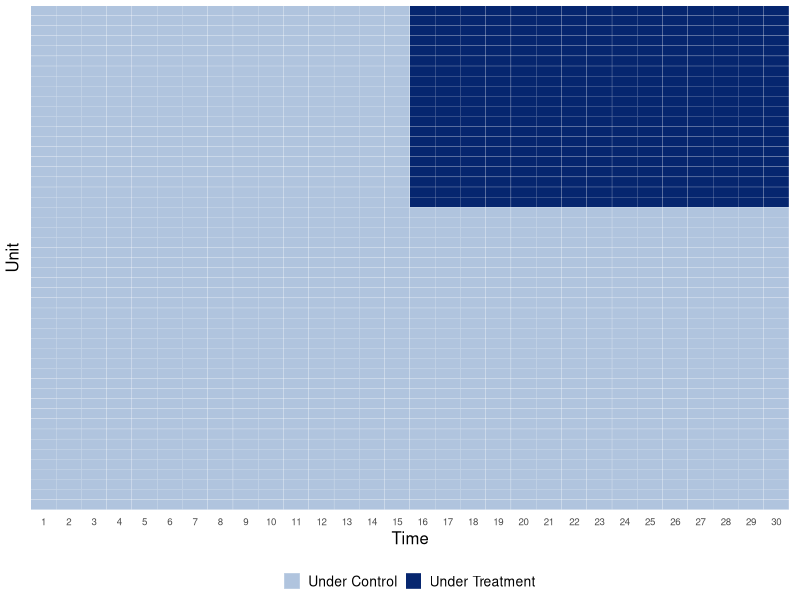
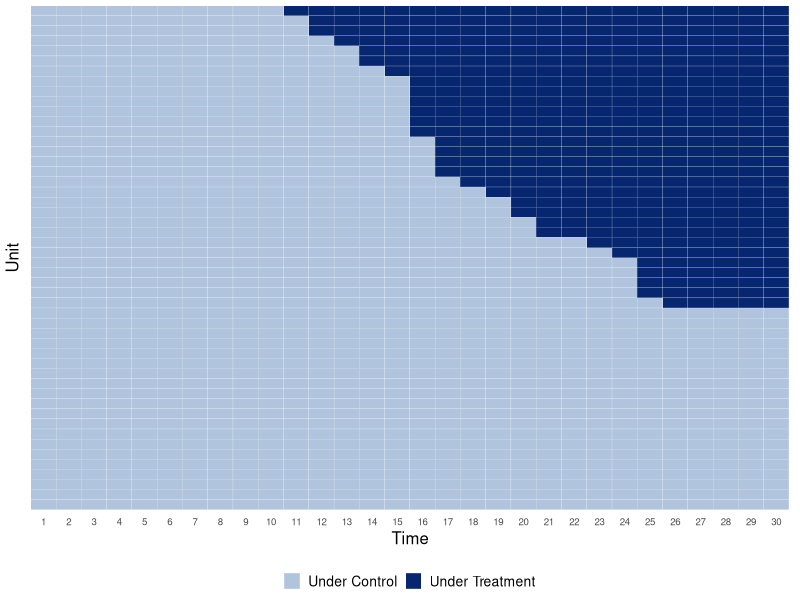
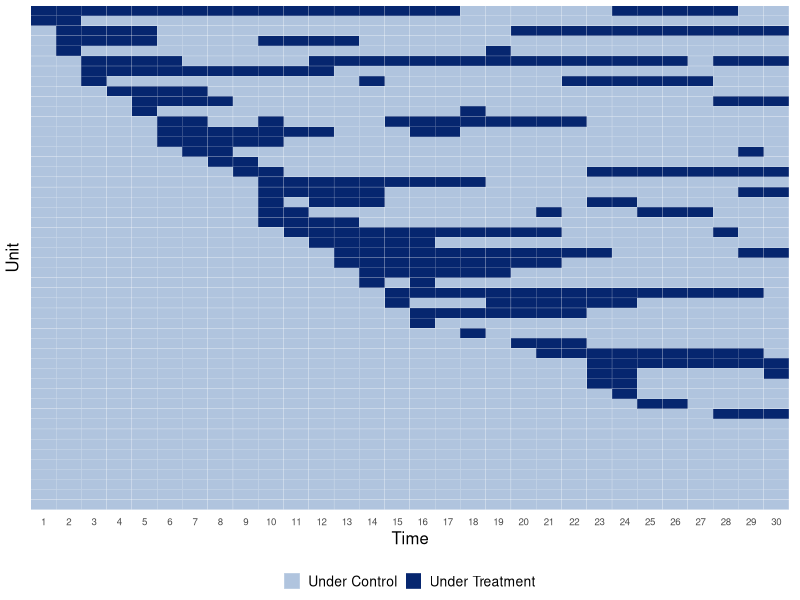

These figures' R source, in order:
#!/usr/bin/env Rscript
# three_settings_2026.R -- Lecture 5 "Three Data Settings": regenerate the three
# treatment-status panels (block / staggered / general with reversal) at
# IDENTICAL dimensions (6 x 4.5 in) and styling. Run from this folder:
#   Rscript three_settings_2026.R
# Replaces sim_treat_did / sim_treat1 / sim_treat_general on that frame only
# (those originals stay in use in Lectures 4 and 6). Written 2026-09-15.
suppressPackageStartupMessages(library(ggplot2))
set.seed(20260915)
N <- 50; TT <- 30

plot_status <- function(D, file) {
  first <- apply(D, 1, function(r) if (any(r == 1)) which(r == 1)[1] else TT + 1)
  ord <- order(first, -rowSums(D), seq_len(N))      # first adopters on top, never-treated at the bottom
  df <- expand.grid(unit = seq_len(N), time = seq_len(TT))
  df$status <- factor(ifelse(D[cbind(df$unit, df$time)] == 1, "Under Treatment", "Under Control"),
                      levels = c("Under Control", "Under Treatment"))
  df$unit <- factor(df$unit, levels = rev(ord))
  p <- ggplot(df, aes(time, unit, fill = status)) +
    geom_tile(colour = "white", linewidth = 0.06) +
    scale_fill_manual(values = c("Under Control" = "#B0C4DE", "Under Treatment" = "#06266F"), name = NULL) +
    scale_x_continuous(breaks = seq_len(TT), expand = c(0, 0)) +
    scale_y_discrete(expand = c(0, 0), labels = NULL) +
    labs(x = "Time", y = "Unit") +
    theme_minimal(base_size = 12) +
    theme(legend.position = "bottom", panel.grid = element_blank(),
          axis.ticks = element_blank(), axis.text.x = element_text(size = 7),
          legend.text = element_text(size = 10), legend.key.size = unit(0.4, "cm"),
          plot.margin = margin(4, 8, 2, 4))
  ggsave(file, p, width = 6, height = 4.5)
}

# 1) block assignment: 20 units treated from period 16 on
D1 <- matrix(0, N, TT); D1[1:20, 16:TT] <- 1
# 2) staggered adoption, no reversal: 30 adopters with dates spread over 11..26
D2 <- matrix(0, N, TT); g <- sort(sample(11:26, 30, replace = TRUE))
for (i in seq_along(g)) D2[i, g[i]:TT] <- 1
# 3) general case: treatment switches on and off (Markov spells)
D3 <- matrix(0, N, TT)
for (i in seq_len(N)) { s <- 0
  for (t in seq_len(TT)) { s <- if (s == 0) rbinom(1, 1, 0.06) else 1 - rbinom(1, 1, 0.22); D3[i, t] <- s } }

plot_status(D1, "setting_block.pdf")
plot_status(D2, "setting_staggered.pdf")
plot_status(D3, "setting_general.pdf")
cat(sprintf("treated units: block %d, staggered %d, general %d\n",
            sum(rowSums(D1) > 0), sum(rowSums(D2) > 0), sum(rowSums(D3) > 0)))
